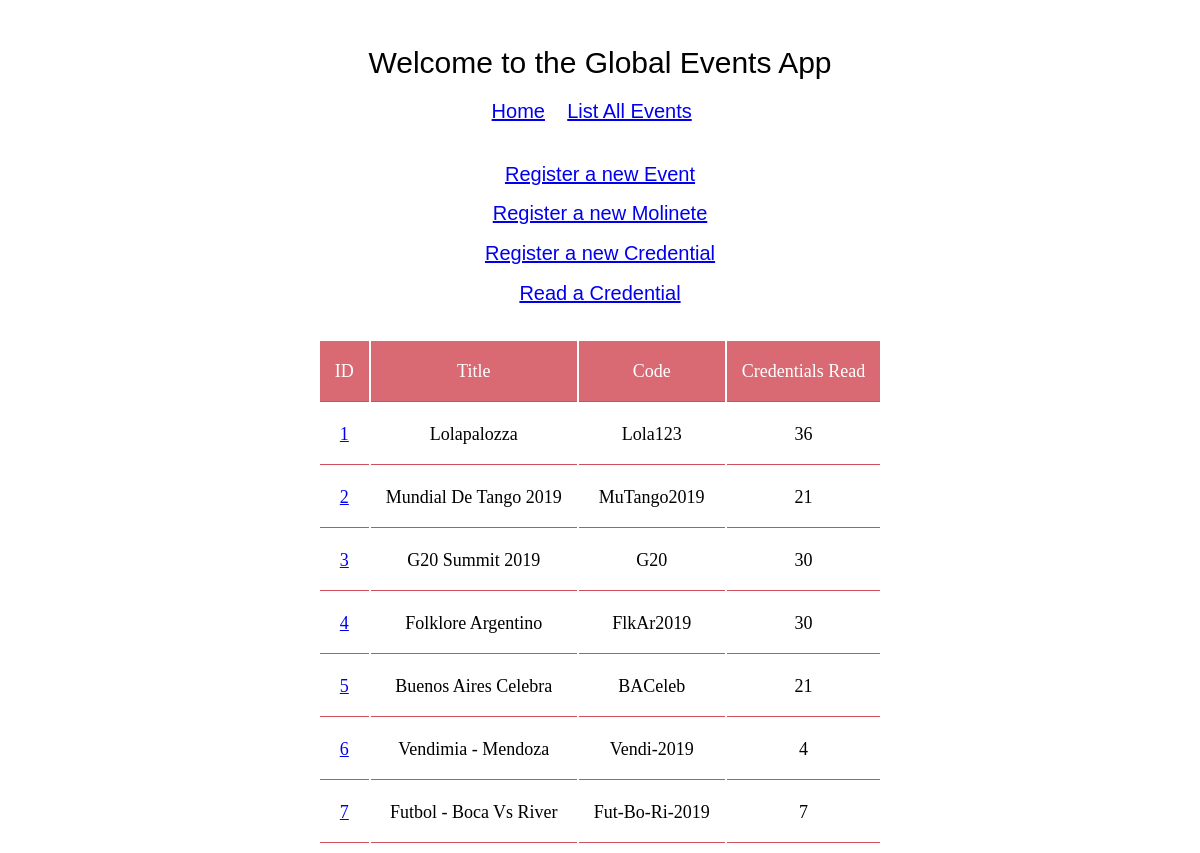
/eventos/list/, run on the app's committed database.
### eventos/models.py (models this page shows, shortened)
class Event(models.Model):
    created = models.DateTimeField(auto_now_add=True)
    title = models.CharField(max_length=100, default='')
    code = models.CharField(max_length=50, default='')
    @property
    def credentialsRead(self):
        count = 0
        for molinete in self.molinete_set.all():
            count += molinete.credential_set.filter(read=True).count()
        return count
    class Meta:
        ordering = ('created',)

class Molinete(models.Model):
    created = models.DateTimeField(auto_now_add=True)
    identity = models.CharField(max_length=100, blank=True, default='')
    event = models.ForeignKey(Event, on_delete=models.CASCADE)

### eventos/views.py (the view)
# urls.py: path('list/', views.EventListView.as_view(), name='list'),
class EventListView(generic.ListView):
    model = Event
    template_name = 'eventos/list.html'
    context_object_name = 'events'

### eventos/templates/eventos/list.html
{% extends "eventos/base.html" %}
{% block content %}
{% if events %}
<div style="overflow-x:auto;">
<table>
    <tr>
        <th>ID</th>
        <th>Title</th>
        <th>Code</th>
        <th>Credentials Read</th>
    </tr>
    {% for event in events %}
    <tr>
        <td><a href="{% url 'eventos:detail' event.id %}" >{{ event.id }}</a></td>
        <td>{{ event.title }}</td>
        <td>{{ event.code }}</td>
        <td>{{ event.credentialsRead }}</td>
    </tr>
    {% endfor %}
</table>
</div>
{% else %}
<p>No events are registered yet.</p>
{% endif %}
{% endblock %}

### eventos/templates/eventos/base.html (shortened to what this page needs)
{% load static %}
<link rel="stylesheet" type="text/css" href="{% static 'eventos/style.css' %}">
<h1>Welcome to the Global Events App</h1>
<h2><a href="{% url 'eventos:index' %}">Home</a>&nbsp&nbsp&nbsp
<a href="{% url 'eventos:list' %}">List All Events</a>&nbsp&nbsp&nbsp
<br><br></h2>
<h2><a href="{% url 'eventos:register-event' %}">Register a new Event</a></h2>
<h2><a href="{% url 'eventos:register-molinete' %}">Register a new Molinete</a></h2>
<h2><a href="{% url 'eventos:register-credential' %}">Register a new Credential</a></h2>
<h2><a href="{% url 'eventos:read-credential' %}">Read a Credential</a></h2>
{% block content %}
{% endblock %}

### eventos/static/eventos/style.css (style rules this page uses)
h1 { font: 30px Consolas, sans-serif; text-align: center; }
h2, label { font: 20px Consolas, sans-serif; text-align: center; }
table { align-content: center; margin-left: auto; margin-right: auto; table-layout: auto; }
tr, th, td { font: 18px/30px Consolas, serif; padding: 15px; text-align: center; border-bottom: 1px solid #d24f5a; }
th { background-color: #d96a73; color: white; }

### data on the page
Event: id "1", title "Lolapalozza", code "Lola123", credentialsRead "36"
Event: id "2", title "Mundial De Tango 2019", code "MuTango2019", credentialsRead "21"
Event: id "3", title "G20 Summit 2019", code "G20", credentialsRead "30"
Event: id "4", title "Folklore Argentino", code "FlkAr2019", credentialsRead "30"
Event: id "5", title "Buenos Aires Celebra", code "BACeleb", credentialsRead "21"
Event: id "6", title "Vendimia - Mendoza", code "Vendi-2019", credentialsRead "4"
Event: id "7", title "Futbol - Boca Vs River", code "Fut-Bo-Ri-2019", credentialsRead "7"
